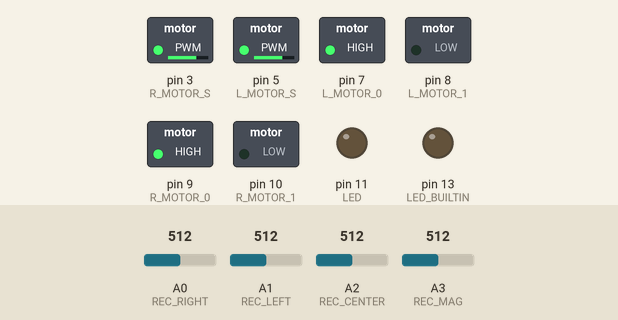
Bench run of a sketch on a simulated Arduino Uno, built with avr-gcc and run on an emulated ATmega328P. Parts: switched loads named in the sketch (green lamp = pin HIGH), output pins drawn as LEDs (lit = HIGH). Inputs (shaded band) come from the test bench; at power-on: A0 (REC_RIGHT) = 512, A1 (REC_LEFT) = 512, A3 (REC_MAG) = 512, A2 (REC_CENTER) = 512.

Above: at 1.9 s.
2.0 s: A0 (REC_RIGHT) set to 591
3.5 s: A0 (REC_RIGHT) set to 615
At 4.7 s:
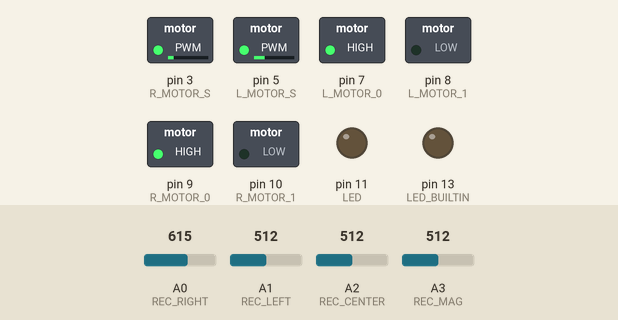
5.0 s: A1 (REC_LEFT) set to 582
6.5 s: A1 (REC_LEFT) set to 613
At 7.2 s:
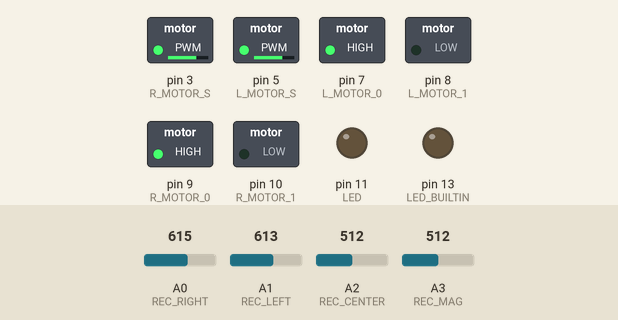
8.0 s: A3 (REC_MAG) set to 597
9.5 s: A3 (REC_MAG) set to 625
At 10.7 s:
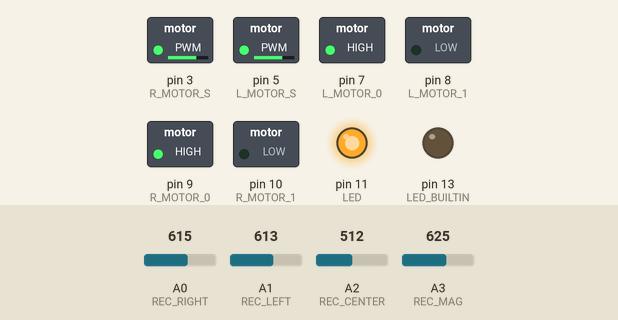
Timing chart, 0 to 12.0 s (numbered marks = the images above; inputs shaded):
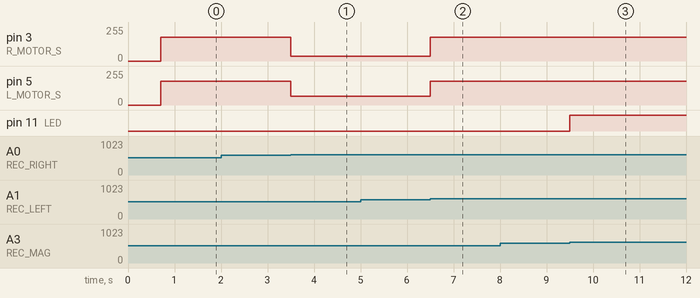

Measured:
- the behaviour switches between 599 and 600 on A0 (REC_RIGHT) (found by bisection; images 0 and 1)
- the behaviour switches between 599 and 600 on A1 (REC_LEFT) (found by bisection; images 1 and 2)
- the behaviour switches between 612 and 613 on A3 (REC_MAG) (found by bisection; images 2 and 3)
- after the input at 2.0 s, every drawn part: stays the same
- after the input at 3.5 s, pin 3 (R_MOTOR_S): 180/255 → 36/255 at once; pin 5 (L_MOTOR_S): 180/255 → 67/255 at once
- after the input at 5.0 s, every drawn part: stays the same
- after the input at 6.5 s, pin 3 (R_MOTOR_S): 36/255 → 180/255 at once; pin 5 (L_MOTOR_S): 67/255 → 180/255 at once
- after the input at 8.0 s, every drawn part: stays the same
- after the input at 9.5 s, pin 11 (LED): LOW → HIGH at once

The sketch:

EE3_PROJ.ino
```cpp
/*
 * Team Name: Race Car
 * Members:
 *  Derek Xu
 *  Kevin Wu
 */

//Pins for H-bridge
// L and R denote which motor
// 0 - forward
// 1 - backward
// S - speed
#define L_MOTOR_0 7
#define L_MOTOR_1 8
#define L_MOTOR_S 5

#define R_MOTOR_0 9
#define R_MOTOR_1 10
#define R_MOTOR_S 3

//Pins for sensors
#define REC_LEFT 15
#define REC_CENTER 16
#define REC_RIGHT 14
#define REC_MAG 17 //for hall-effect sensor
#define LED 11 //for hall-effect sensor

//NOTE: in our case both motors had the same coefficient of friction
//  In more often cases, one would need to test to see if driving 180
//  will make the car veer left or right due to differences in the motors'
//  coefficient of friction. In this case, replace FORWARD_SPEED with
//  FOWARD_SPEED_L and FORWARD_SPEED_R, tuned to your motors.
#define FORWARD_SPEED 180

#define nTimes 10

#define nTimes 10

//note 32 bit baselines needed to store sensor values
uint32_t baseLine_l, baseLine_c, baseLine_r, baseLine_m, baseLine_total;
uint16_t threshold1, threshold2, threshold, threshold_m;

float correction;

unsigned long init_time;

//PID variables
// adjust the weights to optimal values
// NOTE: these weights work, to tune to fit speed, alter correctionFactor
float weightP = 1.1;
float weightI = 0;
float weightD = 0.8;

//correctionFactor variable
// this value dictates HOW MUCH turning should be implemented based on PID
// adjust this value based on speed of vehical
float correctionFactor = 0.2;

//temporary variables
int16_t err;
int16_t derivative;
int16_t pError;
int32_t integral;
unsigned long dt;

//sets up all input and output pins
void setup()
{
    pinMode(REC_LEFT, INPUT);
    pinMode(REC_CENTER, INPUT);
    pinMode(REC_RIGHT, INPUT);

    pinMode(L_MOTOR_0, OUTPUT);
    pinMode(R_MOTOR_0, OUTPUT);
    pinMode(L_MOTOR_1, OUTPUT);
    pinMode(R_MOTOR_1, OUTPUT);
    pinMode(L_MOTOR_S, OUTPUT);
    pinMode(R_MOTOR_S, OUTPUT);
    pinMode(LED, OUTPUT);

    digitalWrite(L_MOTOR_1, LOW);
    digitalWrite(R_MOTOR_1, LOW);
    digitalWrite(L_MOTOR_0, HIGH);
    digitalWrite(R_MOTOR_0, HIGH);
    pinMode(LED_BUILTIN, OUTPUT);

    uint8_t count = 0;
    baseLine_l = baseLine_c = baseLine_r = 0;

    //sampling the average sensor values to create baseline (removes noise)
    while (count < nTimes)
    {
        baseLine_c += analogRead(REC_CENTER);
        delay(15);
        baseLine_l += analogRead(REC_LEFT);
        delay(15);
        baseLine_r += analogRead(REC_RIGHT);
        delay(15);
        baseLine_m += analogRead(REC_MAG);
        delay(15);
        ++count;
        delay(10);
    }
    baseLine_c /= count;
    baseLine_l /= count;
    baseLine_r /= count;
    baseLine_m /= count;

    //calculating baseline (ensures a good error curve)
    baseLine_total = baseLine_c * (((float)baseLine_l)/100 - ((float)baseLine_r)/100);

    //setting thresholds
    threshold1 = 0;
    threshold2 = 0;

    //Ease into start running (break static friction)
    // This ensures that both motors break static friction before reaching
    // respective FORWARD_SPEED's
    int counter = 0;
    while (counter < FORWARD_SPEED)
    {
      counter++;
      analogWrite(L_MOTOR_S, counter);
      analogWrite(R_MOTOR_S, counter);
    }

    threshold_m = 100;
    Serial.begin(9600);
}

void loop()
{
    // for now pError at t = 0 is error at t = 0
    pError = (analogRead(REC_CENTER)*((analogRead(REC_LEFT))/100-(analogRead(REC_RIGHT))/100))-baseLine_total;
    integral = 0;

    //calculate dt
    dt = millis()-init_time;
    init_time = millis();

    //calculate error
    err = (analogRead(REC_CENTER)*((analogRead(REC_LEFT))/100-(analogRead(REC_RIGHT))/100))-baseLine_total;

    //calculate PID variables
    derivative = pError - err;
    integral += 2 * dt * err;
    pError = err;
    correction = weightP * err + weightI * integral + weightD * derivative;

    //this turns the motors (NOTE: set a good correctionFactor)
    analogWrite(L_MOTOR_S, FORWARD_SPEED + correction * correctionFactor);
    analogWrite(R_MOTOR_S, FORWARD_SPEED - correction * correctionFactor);

    //for magnet sensing
    if (analogRead(REC_MAG) - baseLine_m > threshold_m)
      digitalWrite(LED, HIGH);
    else
      digitalWrite(LED, LOW);
}
```
